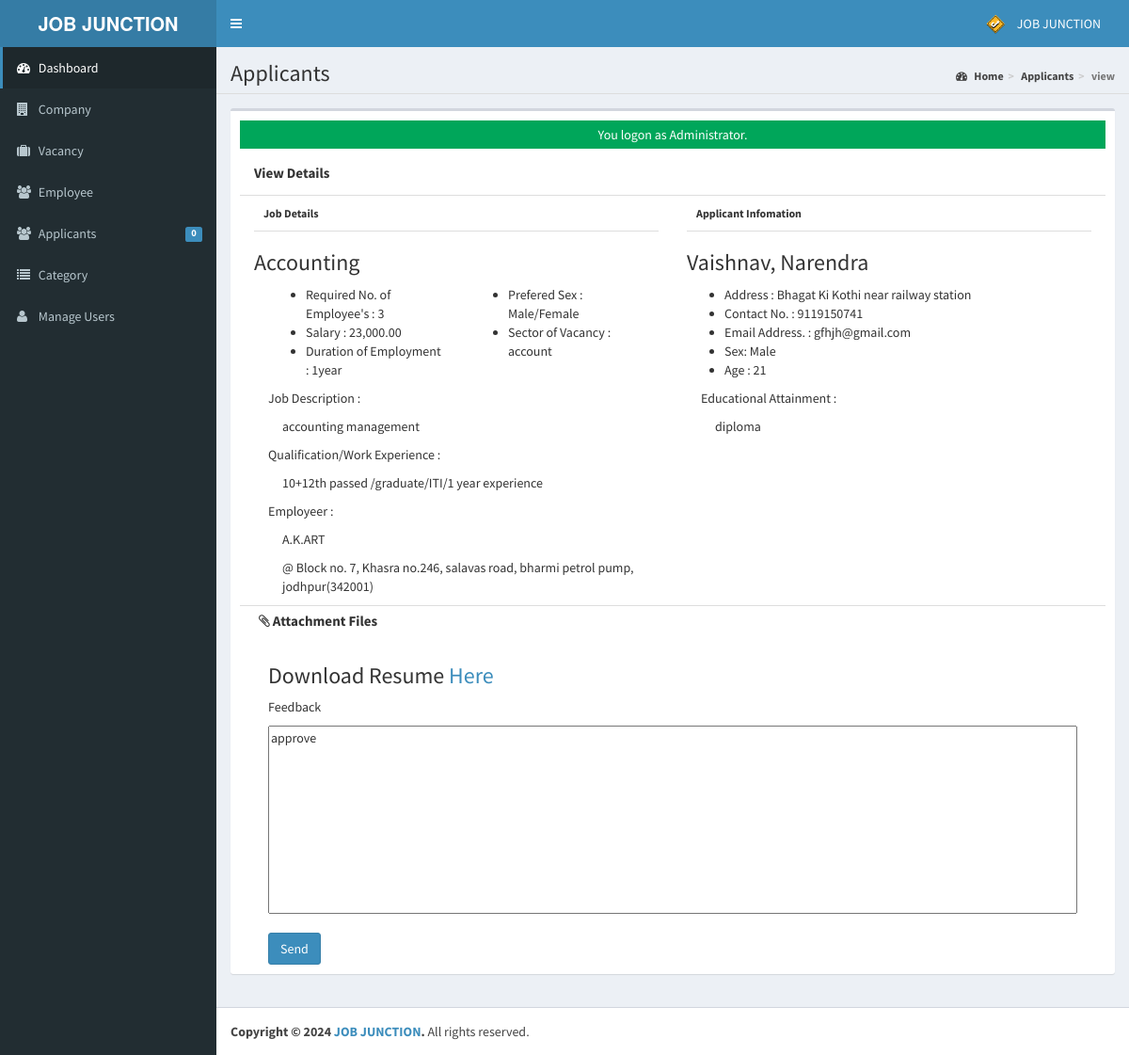
Page /admin/applicants/index.php?view=view&id=3 (signed in) on the committed database.
### tables this page shows
CREATE TABLE `tblusers` (
  `USERID` varchar(30) NOT NULL,
  `FULLNAME` varchar(40) NOT NULL,
  `USERNAME` varchar(90) NOT NULL,
  `PASS` varchar(90) NOT NULL,
  `ROLE` varchar(30) NOT NULL,
  `PICLOCATION` varchar(255) NOT NULL
);

CREATE TABLE `tbljob` (
  `JOBID` int(11) NOT NULL,
  `COMPANYID` int(11) NOT NULL,
  `CATEGORY` varchar(250) NOT NULL,
  `OCCUPATIONTITLE` varchar(90) NOT NULL,
  `REQ_NO_EMPLOYEES` int(11) NOT NULL,
  `SALARIES` double NOT NULL,
  `DURATION_EMPLOYEMENT` varchar(90) NOT NULL,
  `QUALIFICATION_WORKEXPERIENCE` text NOT NULL,
  `JOBDESCRIPTION` text NOT NULL,
  `PREFEREDSEX` varchar(30) NOT NULL,
  `SECTOR_VACANCY` text NOT NULL,
  `JOBSTATUS` varchar(90) NOT NULL,
  `DATEPOSTED` datetime NOT NULL
);

CREATE TABLE `tblcompany` (
  `COMPANYID` int(11) NOT NULL,
  `COMPANYNAME` varchar(90) NOT NULL,
  `COMPANYADDRESS` varchar(90) NOT NULL,
  `COMPANYCONTACTNO` varchar(30) NOT NULL,
  `COMPANYSTATUS` varchar(90) NOT NULL,
  `COMPANYMISSION` text NOT NULL
);

CREATE TABLE `tblapplicants` (
  `APPLICANTID` int(11) NOT NULL,
  `FNAME` varchar(90) NOT NULL,
  `LNAME` varchar(90) NOT NULL,
  `MNAME` varchar(90) NOT NULL,
  `ADDRESS` varchar(255) NOT NULL,
  `SEX` varchar(11) NOT NULL,
  `CIVILSTATUS` varchar(30) NOT NULL,
  `BIRTHDATE` date NOT NULL,
  `BIRTHPLACE` varchar(255) NOT NULL,
  `AGE` int(2) NOT NULL,
  `USERNAME` varchar(90) NOT NULL,
  `PASS` varchar(90) NOT NULL,
  `EMAILADDRESS` varchar(90) NOT NULL,
  `CONTACTNO` varchar(90) NOT NULL,
  `DEGREE` text NOT NULL,
  `APPLICANTPHOTO` varchar(255) NOT NULL,
  `NATIONALID` varchar(255) NOT NULL
);

CREATE TABLE `tbljobregistration` (
  `REGISTRATIONID` int(11) NOT NULL,
  `COMPANYID` int(11) NOT NULL,
  `JOBID` int(11) NOT NULL,
  `APPLICANTID` int(11) NOT NULL,
  `APPLICANT` varchar(90) NOT NULL,
  `REGISTRATIONDATE` date NOT NULL,
  `REMARKS` varchar(255) NOT NULL DEFAULT 'Pending',
  `FILEID` varchar(30) DEFAULT NULL,
  `PENDINGAPPLICATION` tinyint(1) NOT NULL DEFAULT 1,
  `HVIEW` tinyint(1) NOT NULL DEFAULT 1,
  `DATETIMEAPPROVED` datetime NOT NULL
);

### admin/applicants/index.php (called while the page is built, shortened)
<?php
require_once("../../include/initialize.php");
 $title="Applicants";
require_once ("../theme/templates.php");
?>

### include/database.php (called while the page is built, shortened)
<?php
class Database {
	var $sql_string = '';
	private $conn;
	public function open_connection() {
		$this->conn = mysqli_connect(server,user,pass);
		if(!$this->conn){
			echo "Problem in database connection! Contact administrator!";
			exit();
		}else{
			$db_select = mysqli_select_db($this->conn,database_name);
		}
	}
	function setQuery($sql='') {
		$this->sql_string=$sql;
	}
	function executeQuery() {
		$result = mysqli_query($this->conn,$this->sql_string);
		return $result;
	}
	private function confirm_query($result) {
		return $result;
	}
	function loadSingleResult() {
		$cur = $this->executeQuery();
		while ($row = mysqli_fetch_object($cur)) {
		return $data = $row;
		}
	}
}
$mydb = new Database();
?>

### include/accounts.php (called while the page is built, shortened)
<?php
require_once(LIB_PATH.DS.'database.php');
class User {
	protected static  $tblname = "tblusers";
	function single_user($id=""){
			global $mydb;
			$mydb->setQuery("SELECT * FROM ".self::$tblname."
				Where USERID= '{$id}' LIMIT 1");
			$cur = $mydb->loadSingleResult();
			return $cur;
	}
}
?>

### include/function.php (called while the page is built, shortened)
<?php
function currentpage(){
		$this_page = $_SERVER['SCRIPT_NAME'];
	    $bits = explode('/',$this_page);
		 return $bits[3];
	}
		?>

### include/jobregistration.php (called while the page is built, shortened)
<?php
require_once(LIB_PATH.DS.'database.php');
class JobRegistration {
	protected static  $tblname = "tbljobregistration";
	function single_jobregistration($id=""){
			global $mydb;
			$mydb->setQuery("SELECT * FROM ".self::$tblname."
				Where REGISTRATIONID= '{$id}' LIMIT 1");
			$cur = $mydb->loadSingleResult();
			return $cur;
	}
}
?>

### include/job.php (called while the page is built, shortened)
<?php
require_once(LIB_PATH.DS.'database.php');
class Jobs {
	protected static  $tblname = "tbljob";
	function single_job($id=""){
			global $mydb;
			$mydb->setQuery("SELECT * FROM ".self::$tblname."
				Where JOBID= '{$id}' LIMIT 1");
			$cur = $mydb->loadSingleResult();
			return $cur;
	}
}
?>

### include/companies.php (called while the page is built, shortened)
<?php
require_once(LIB_PATH.DS.'database.php');
class Company {
	protected static  $tblname = "tblcompany";
	function single_company($id=""){
			global $mydb;
			$mydb->setQuery("SELECT * FROM ".self::$tblname."
				Where COMPANYID= '{$id}' LIMIT 1");
			$cur = $mydb->loadSingleResult();
			return $cur;
	}
}
?>

### include/applicant.php (called while the page is built, shortened)
<?php
require_once(LIB_PATH.DS.'database.php');
class Applicants {
	protected static  $tblname = "tblapplicants";
	function single_applicant($id=""){
			global $mydb;
			$mydb->setQuery("SELECT * FROM ".self::$tblname."
				Where APPLICANTID= '{$id}' LIMIT 1");
			$cur = $mydb->loadSingleResult();
			return $cur;
	}
}
?>

### admin/applicants/view.php (the view, shortened to what this page needs)
<?php
global $mydb;
	$red_id = isset($_GET['id']) ? $_GET['id'] : '';
	$jobregistration = New JobRegistration();
	$jobreg = $jobregistration->single_jobregistration($red_id);
	$applicant = new Applicants();
	$appl = $applicant->single_applicant($jobreg->APPLICANTID);
	$jobvacancy = New Jobs();
	$job = $jobvacancy->single_job($jobreg->JOBID);
	$company = new Company();
	$comp = $company->single_company($jobreg->COMPANYID);
	$sql = "SELECT * FROM `tblattachmentfile` WHERE `FILEID`=" .$jobreg->FILEID;
	$mydb->setQuery($sql);
	$attachmentfile = $mydb->loadSingleResult();
?>
<form action="controller.php?action=approve" method="POST">
<div class="col-sm-12 content-header" style="">View Details</div>
<div class="col-sm-6 content-body" >
	<p>Job Details</p>
	<h3><?php echo $job->OCCUPATIONTITLE; ?></h3>
	<div class="col-sm-6">
		<ul>
            <li><i class="fp-ht-bed"></i>Required No. of Employee's : <?php echo $job->REQ_NO_EMPLOYEES; ?></li>
            <li><i class="fp-ht-food"></i>Salary : <?php echo number_format($job->SALARIES,2);  ?></li>
            <li><i class="fa fa-sun-"></i>Duration of Employment : <?php echo $job->DURATION_EMPLOYEMENT; ?></li>
        </ul>
	</div>
	<div class="col-sm-6">
		<ul>
            <li><i class="fp-ht-tv"></i>Prefered Sex : <?php echo $job->PREFEREDSEX; ?></li>
            <li><i class="fp-ht-computer"></i>Sector of Vacancy : <?php echo $job->SECTOR_VACANCY; ?></li>
        </ul>
	</div>
	<div class="col-sm-12">
		<p>Job Description : </p>
		<p style="margin-left: 15px;"><?php echo $job->JOBDESCRIPTION;?></p>
	</div>
	<div class="col-sm-12">
		<p>Qualification/Work Experience : </p>
		<p style="margin-left: 15px;"><?php echo $job->QUALIFICATION_WORKEXPERIENCE; ?></p>
	</div>
	<div class="col-sm-12">
		<p>Employeer : </p>
		<p style="margin-left: 15px;"><?php echo $comp->COMPANYNAME ; ?></p>
		<p style="margin-left: 15px;">@ <?php echo $comp->COMPANYADDRESS ; ?></p>
	</div>
</div>
<div class="col-sm-6 content-body" >
	<p>Applicant Infomation</p>
	<h3> <?php echo $appl->LNAME. ', ' .$appl->FNAME . ' ' . $appl->MNAME;?></h3>
	<ul>
		<li>Address : <?php echo $appl->ADDRESS; ?></li>
		<li>Contact No. : <?php echo $appl->CONTACTNO;?></li>
		<li>Email Address. : <?php echo $appl->EMAILADDRESS;?></li>
		<li>Sex: <?php echo $appl->SEX;?></li>
		<li>Age : <?php echo $appl->AGE;?></li>
	</ul>
	<div class="col-sm-12">
		<p>Educational Attainment : </p>
		<p style="margin-left: 15px;"><?php echo $appl->DEGREE;?></p>
	</div>
</div>
<div class="col-sm-12 content-footer">
<p><i class="fa fa-paperclip"></i>  Attachment Files</p>
	<div class="col-sm-12 slider">
		 <h3>Download Resume <a href="<?php echo web_root.'applicant/'.$attachmentfile->FILE_LOCATION; ?>">Here</a></h3>
	</div>
	<div class="col-sm-12">
		<p>Feedback</p>
		<textarea class="input-group" name="REMARKS"><?php echo isset($jobreg->REMARKS) ? $jobreg->REMARKS : ""; ?></textarea>
	</div>
	<div class="col-sm-12  submitbutton ">
		<button type="submit" name="submit" class="btn btn-primary">Send</button>
	</div>
</div>
</form>

### admin/theme/templates.php (shortened to what this page needs)
<!DOCTYPE html>
<html>
<head>
    <link rel="stylesheet" href="<?php echo web_root;?>bootstrap/css/bootstrap.min.css">
    <link rel="stylesheet" href="<?php echo web_root;?>plugins/font-awesome/css/font-awesome.min.css">
    <link rel="stylesheet" href="<?php echo web_root;?>dist/css/AdminLTE.min.css">
    <link rel="stylesheet" href="<?php echo web_root;?>dist/css/skins/_all-skins.min.css">
    <link rel="stylesheet" href="<?php echo web_root;?>plugins/iCheck/flat/blue.css">
    <link rel="stylesheet" href="<?php echo web_root;?>plugins/morris/morris.css">
    <link rel="stylesheet" href="<?php echo web_root;?>plugins/jvectormap/jquery-jvectormap-1.2.2.css">
    <link href="<?php echo web_root; ?>plugins/datepicker/bootstrap-datetimepicker.min.css" rel="stylesheet"
        media="screen">
    <link rel="stylesheet" href="<?php echo web_root;?>plugins/dataTables/jquery.dataTables.min.css">
    <link rel="stylesheet" href="<?php echo web_root;?>plugins/bootstrap-wysihtml5/bootstrap3-wysihtml5.min.css">
</head>
<body class="hold-transition skin-blue fixed sidebar-mini">
    <div class="wrapper">
        <header class="main-header">
            <a href="<?php echo web_root;?>/admin/" class="logo">
                <span class="logo-lg"><b>JOB JUNCTION</b></span>
            </a>
            <nav class="navbar navbar-static-top" role="navigation">
                <a href="#" class="sidebar-toggle" data-toggle="offcanvas" role="button">
                </a>
                <div class="navbar-custom-menu">
                    <ul class="nav navbar-nav">
                        <?php
              $user = New User();
              $singleuser = $user->single_user($_SESSION['ADMIN_USERID']);
          ?>
                        <li class="dropdown user user-menu" style="padding-right: 15px;">
                            <a href="#" class="dropdown-toggle" data-toggle="dropdown">
                                <img src="<?php echo web_root.'admin/user/'. $singleuser->PICLOCATION;?>"
                                    class="user-image" alt="User Image">
                                <span class="hidden-xs"><?php echo $singleuser->FULLNAME; ?></span>
                            </a>
                        </li>
                    </ul>
                </div>
            </nav>
        </header>
        <aside class="main-sidebar">
            <section class="sidebar">
                <ul class="sidebar-menu">
                    <li class="<?php echo (currentpage() == 'index.php') ? "active" : false;?>">
                        <a href="<?php echo web_root ;?>admin/">
                            <i class="fa fa-dashboard"></i> <span>Dashboard</span>
                        </a>
                    </li>
                    <li class="<?php echo (currentpage() == 'company') ? "active" : false;?>">
                        <a href="<?php echo web_root ;?>admin/company/">
                            <i class="fa fa-building"></i> <span>Company</span>
                        </a>
                    </li>
                    <li class="<?php echo (currentpage() == 'vacancy') ? "active" : false;?>">
                        <a href="<?php echo web_root ;?>admin/vacancy/">
                            <i class="fa fa-suitcase"></i> <span>Vacancy</span>
                        </a>
                    </li>
                    <li class="<?php echo (currentpage() == 'employee') ? "active" : false;?>">
                        <a href="<?php echo web_root ;?>admin/employee/">
                            <i class="fa fa-users"></i> <span>Employee</span>
                        </a>
                    </li>
                    <li class="<?php echo (currentpage() == 'applicants') ? "active" : false;?>">
                        <a href="<?php echo web_root ;?>admin/applicants/">
                            <i class="fa fa-users"></i> <span>Applicants</span>
                            <span class="label label-primary pull-right">
                                <?php
                $sql = "SELECT count(*) as 'APPL' FROM `tbljobregistration` WHERE `PENDINGAPPLICATION`=1";
                $mydb->setQuery($sql);
                $pending = $mydb->loadSingleResult();
                echo $pending->APPL;
              ?>
                            </span>
                        </a>
                    </li>
                    <li class="<?php echo (currentpage() == 'category') ? "active" : false;?>">
                        <a href="<?php echo web_root ;?>admin/category/">
                            <i class="fa fa-list"></i> <span>Category</span>
                        </a>
                    </li>
                    <li class="<?php echo (currentpage() == 'user') ? "active" : false;?>">
                        <a href="<?php echo web_root; ?>admin/user/">
                            <i class="fa fa-user"></i> <span>Manage Users</span> </a>
                    </li>
                </ul>
            </section>
        </aside>
        <div class="content-wrapper">
            <section class="content-header">
                <h1>
                    <?php echo isset($title) ? $title : ''; ?>
                </h1>
                <ol class="breadcrumb">
                    <?php
          if ($title!='Home') {
            $active_title = '';
            if (isset($_GET['view'])) {
              $active_title = '<li class='.$active_title.'><a href="index.php">'.$title.'</a></li>';
            }else{
              $active_title = '<li class='.$active_title.'>'.$title.'</li>';
            }
            echo '<li><a href='.web_root.'admin/><i class="fa fa-dashboard"></i> Home</a></li>';
            echo  $active_title;
            echo  isset($_GET['view']) ? '<li class="active">'.$_GET['view'].'</li>' : '';
          }
        ?>
                </ol>
            </section>
            <section class="content">
                <div class="row">
                    <div class="col-xs-12">
                        <div class="box">
                            <div class="box-body">
                                <?php
               require_once $content;
               ?>
                            </div>
                        </div>
                    </div>
                </div>
            </section>
        </div>
        <footer class="main-footer">
            <strong>Copyright &copy; 2024 <a href="#">JOB JUNCTION</a>.</strong> All rights
            reserved.
        </footer>
</body>
</html>

### admin/applicants/view.php (style rules this page uses)
.content-header { min-height: 50px; border-bottom: 1px solid #ddd; font-size: 15px; font-weight: bold; }
.content-body { min-height: 350px; }
.content-body >p { padding:10px; font-size: 12px; font-weight: bold; border-bottom: 1px solid #ddd; }
.content-footer { min-height: 100px; border-top: 1px solid #ddd; }
.content-footer > p { padding:5px; font-size: 15px; font-weight: bold; }
.content-footer textarea { width: 100%; height: 200px; }
.content-footer .submitbutton { margin-top: 20px; }

### rows in the picture
tblusers: PICLOCATION (picture), FULLNAME "JOB JUNCTION"
tbljob: OCCUPATIONTITLE "Accounting", REQ_NO_EMPLOYEES "3", SALARIES "23,000.00", DURATION_EMPLOYEMENT "1year", PREFEREDSEX "Male/Female", SECTOR_VACANCY "account", JOBDESCRIPTION "accounting management", QUALIFICATION_WORKEXPERIENCE "10+12th passed /graduate/ITI/1 year experience"
tblcompany: COMPANYNAME "A.K.ART", COMPANYADDRESS "Block no. 7, Khasra no.246, salavas road, bharmi petrol pump, jodhpur(342001)"
tblapplicants: LNAME "Vaishnav", FNAME "Narendra", ADDRESS "Bhagat Ki Kothi near railway station", CONTACTNO "9119150741", EMAILADDRESS "gfhjh@gmail.com", SEX "Male", AGE "21", DEGREE "diploma"
tbljobregistration: REMARKS "approve"

### other values in the picture
$pending->APPL "0"
$title "Applicants"
$_GET['view'] "view"
$_SESSION['message'] "You logon as Administrator."
